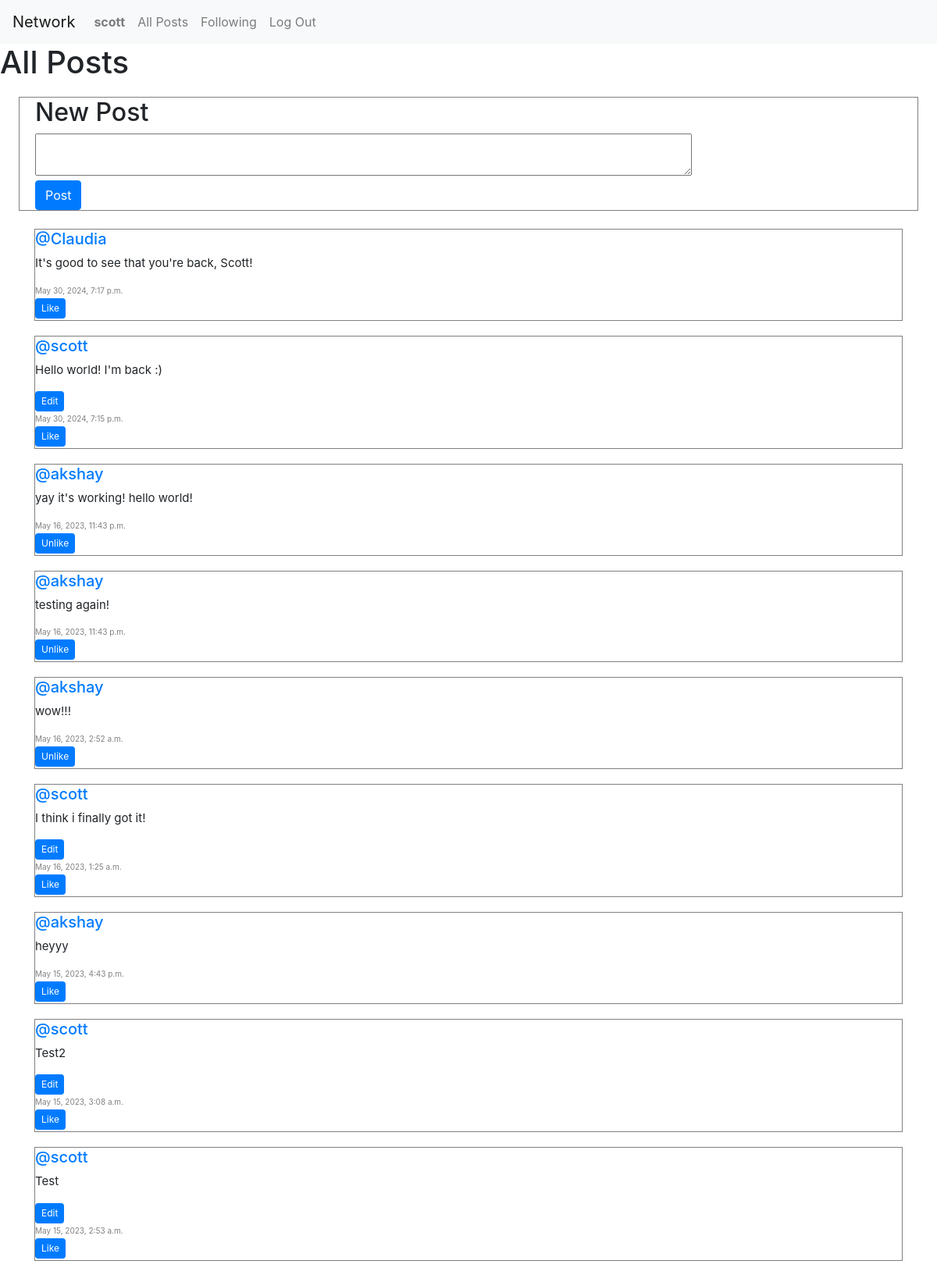
Screenshot of / (signed in) with the database file from the repository.
### network/models.py (models this page shows, shortened)
class User(AbstractUser):
    pass

class Post(models.Model):
    text = models.CharField(max_length=280)
    user = models.ForeignKey(User, on_delete=models.CASCADE, related_name="author")
    date = models.DateTimeField(auto_now_add=True)

### network/views.py (the view)
# urls.py: path("", views.index, name="index"),
def index(request):
    all_posts = Post.objects.all().order_by('id').reverse()
    p = Paginator(all_posts, 10)
    page_number = request.GET.get('page')
    page_obj = p.get_page(page_number)
    user_liked_posts = []
    if request.user.is_authenticated:
        user_liked_posts = list(Like.objects.filter(user=request.user).values_list('liked_post_id', flat=True))
    return render(request, "network/index.html", {
        "page_obj": page_obj,
        "all_posts": all_posts,
        'user_liked_posts': user_liked_posts
    })

### network/templates/network/index.html (shortened to what this page needs)
{% extends "network/layout.html" %}
{% block body %}
    <h1>All Posts</h1>
    {% if user.is_authenticated %}
        <div class="new-post mx-4">
            <h2>New Post</h2>
            <form action="{% url 'new_post' %}" method="post">
                <textarea name="text" row="4" cols="80"></textarea>
                <br>
                <input type="submit" value="Post" class="btn btn-primary">
            </form>
        </div>
    {% endif %}
    <div class="all-posts">
        {% for post in page_obj %}
            <div class="row post mx-4">
                <h6 class="author"><a href="{% url 'profile' user_id=post.user.id %}">@{{ post.user }}</a></h6>
                {% if user.is_authenticated and post.user.id == user.id %}
                <div class="edit-container">
                    <p class="text">{{ post.text }}</p>
                    <button class="edit-btn btn btn-primary" data-post-id="{{ post.id }}">Edit</button>
                </div>
                {% else %}
                    <p class="text">{{ post.text }}</p>
                {% endif %}
                <p class="date">{{ post.date }}</p>
                {% if user.is_authenticated %}
                    <div class="like">
                        {% if post.id in user_liked_posts %}
                            <button class="like-btn btn btn-primary" data-post-id="{{ post.id }}">Unlike</button>
                        {% else %}
                            <button class="like-btn btn btn-primary" data-post-id="{{ post.id }}">Like</button>
                        {% endif %}
                    </div>
                {% endif %}
            </div>
        {% endfor %}
        <nav aria-label="Page Navigation">
        </nav>
    </div>
    {% load static %}
{% endblock %}

### network/templates/network/layout.html (shortened to what this page needs)
{% load static %}
<!DOCTYPE html>
<html lang="en">
    <head>
        <link rel="stylesheet" href="https://stackpath.bootstrapcdn.com/bootstrap/4.4.1/css/bootstrap.min.css">
        <link href="{% static 'network/styles.css/' %}" rel="stylesheet">
    </head>
    <body>
        <nav class="navbar navbar-expand-lg navbar-light bg-light">
            <a class="navbar-brand" href="{% url 'index' %}">Network</a>
            <div>
              <ul class="navbar-nav mr-auto">
                {% if user.is_authenticated %}
                    <li class="nav-item">
                        <a class="nav-link" href="{% url 'profile' user_id=user.id %}"><strong>{{ user.username }}</strong></a>
                    </li>
                {% endif %}
                <li class="nav-item">
                  <a class="nav-link" href="{% url 'index' %}">All Posts</a>
                </li>
                {% if user.is_authenticated %}
                    <li class="nav-item">
                        <a class="nav-link" href="{% url 'following' %}">Following</a>
                    </li>
                    <li class="nav-item">
                        <a class="nav-link" href="{% url 'logout' %}">Log Out</a>
                    </li>
                {% endif %}
              </ul>
            </div>
          </nav>
        <div class="body">
            {% block body %}
            {% endblock %}
        </div>
    </body>
</html>

### network/static/network/styles.css (style rules this page uses)
.new-post { display: flex; flex-direction: column; justify-content: flex-start; margin: 20px; padding-left: 20px; border: 0.5px solid gray; }
.all-posts { display:flex; justify-content: flex-start; flex-direction: column; margin: 20px; }
.post { display: block; margin-bottom: 1rem; flex-direction: column; border: 0.5px solid gray; margin-top: 3px; }
.text { font-size: 15px; }
.date { font-size: 10px; color: gray; margin-bottom: 2px; }
.author { font-size: 20px; }
.edit-btn { margin-bottom: 2px; background-color: #007bff; color: #fff; border: none; padding: 4px 8px; font-size: 12px; cursor: pointer; }
.like-btn { margin-bottom: 2px; background-color: #007bff; color: #fff; border: none; padding: 4px 8px; font-size: 12px; cursor: pointer; }

### rows the page displays
User: username "scott"
Post: user "Claudia", text "It's good to see that you're back, Scott!", date "May 30, 2024, 7:17 p.m."
Post: user "scott", text "Hello world! I'm back :)", date "May 30, 2024, 7:15 p.m."
Post: user "akshay", text "yay it's working! hello world!", date "May 16, 2023, 11:43 p.m."
Post: user "akshay", text "testing again!", date "May 16, 2023, 11:43 p.m."
Post: user "akshay", text "wow!!!", date "May 16, 2023, 2:52 a.m."
Post: user "scott", text "I think i finally got it!", date "May 16, 2023, 1:25 a.m."
Post: user "akshay", text "heyyy", date "May 15, 2023, 4:43 p.m."
Post: user "scott", text "Test2", date "May 15, 2023, 3:08 a.m."
Post: user "scott", text "Test", date "May 15, 2023, 2:53 a.m."
